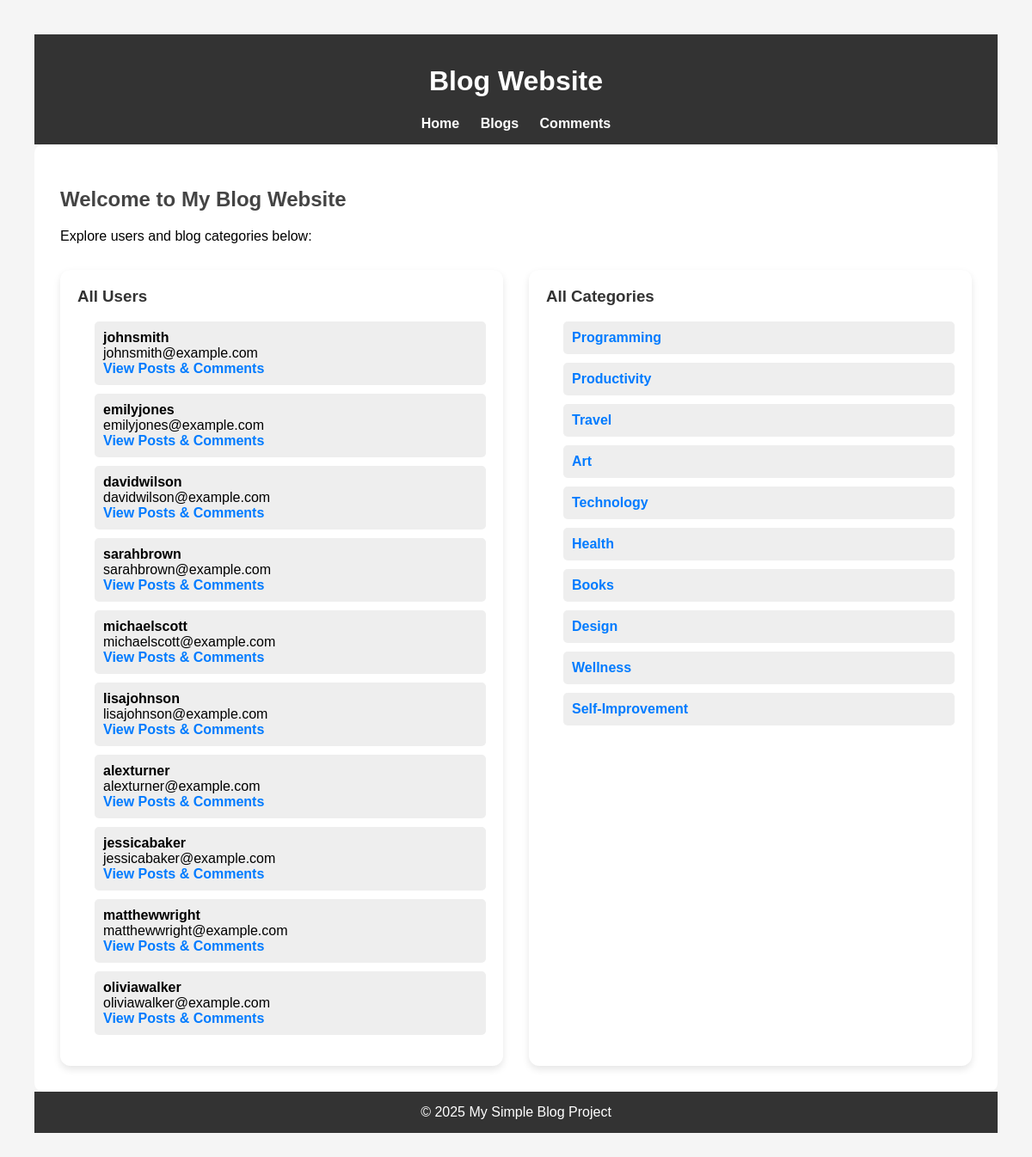
The page / on the database its author committed.
### blog/models.py (models this page shows, shortened)
class User(models.Model):
    username = models.CharField(max_length=150, unique=True)
    email = models.EmailField(unique=True)
    password = models.CharField(max_length=255)

class Category(models.Model):
    name = models.CharField(max_length=255, unique=True)

### blog/views.py (the view)
# urls.py: path('', views.main, name='main'),
def main(request):
    users = User.objects.all()
    categories = Category.objects.all()
    return render(request, 'blog/main.html', {
        'users': users,
        'categories': categories
    })

### blog/templates/blog/main.html (shortened to what this page needs)
{% extends 'blog/master.html' %}
{% block content %}
<h2>Welcome to My Blog Website</h2>
<p>Explore users and blog categories below:</p>
<div class="grid-container">
  <div class="card">
    <h3>All Users</h3>
    <ul>
      {% for user in users %}
        <li>
          <span><strong>{{ user.username }}</strong></span><br>
          <span>{{ user.email }}</span><br>
          <a class="user-link" href="/user/{{ user.id }}/">View Posts & Comments</a>
        </li>
      {% endfor %}
    </ul>
  </div>
  <div class="card">
    <h3>All Categories</h3>
    <ul>
      {% for category in categories %}
        <li>
          <a class="category-link" href="/category/{{ category.id }}/">{{ category.name }}</a>
        </li>
      {% endfor %}
    </ul>
  </div>
</div>
{% endblock %}

### blog/templates/blog/master.html (shortened to what this page needs)
<!DOCTYPE html>
<html lang="en">
<head>
</head>
<body>
    <header>
        <h1>Blog Website</h1>
        <nav>
            <a href="/">Home</a>
            <a href="/blogs/">Blogs</a>
            <a href="/comments/">Comments</a>
        </nav>
    </header>
    <div class="content">
        {% block content %}
        {% endblock %}
    </div>
    <footer>
        &copy; 2025 My Simple Blog Project
    </footer>
</body>
</html>

### blog/templates/blog/master.html (style rules this page uses)
body { font-family: Arial, sans-serif; margin: 40px; background-color: #f4f4f4; }
header, footer { background-color: #333; color: white; padding: 15px; text-align: center; }
nav a { margin: 0 10px; color: white; text-decoration: none; font-weight: bold; }
.content { background-color: white; padding: 30px; border-radius: 10px; }
ul { list-style-type: none; padding-left: 0; }
li { background-color: #eee; margin-bottom: 10px; padding: 10px; border-radius: 5px; }
h2 { color: #444; }

### blog/templates/blog/main.html (style rules this page uses)
.grid-container { display: grid; grid-template-columns: 1fr 1fr; gap: 30px; margin-top: 30px; }
.card { background-color: white; padding: 20px; border-radius: 12px; box-shadow: 0 4px 8px rgba(0,0,0,0.1); }
.card h3 { margin-top: 0; color: #333; }
.user-link, .category-link { text-decoration: none; color: #007bff; font-weight: bold; }
ul { padding-left: 20px; }
body { background-color: #f5f5f5; }

### rows shown on the page
User: username "johnsmith", email "johnsmith@example.com"
User: username "emilyjones", email "emilyjones@example.com"
User: username "davidwilson", email "davidwilson@example.com"
User: username "sarahbrown", email "sarahbrown@example.com"
User: username "michaelscott", email "michaelscott@example.com"
User: username "lisajohnson", email "lisajohnson@example.com"
User: username "alexturner", email "alexturner@example.com"
User: username "jessicabaker", email "jessicabaker@example.com"
User: username "matthewwright", email "matthewwright@example.com"
User: username "oliviawalker", email "oliviawalker@example.com"
Category: name "Programming"
Category: name "Productivity"
Category: name "Travel"
Category: name "Art"
Category: name "Technology"
Category: name "Health"
Category: name "Books"
Category: name "Design"
Category: name "Wellness"
Category: name "Self-Improvement"
